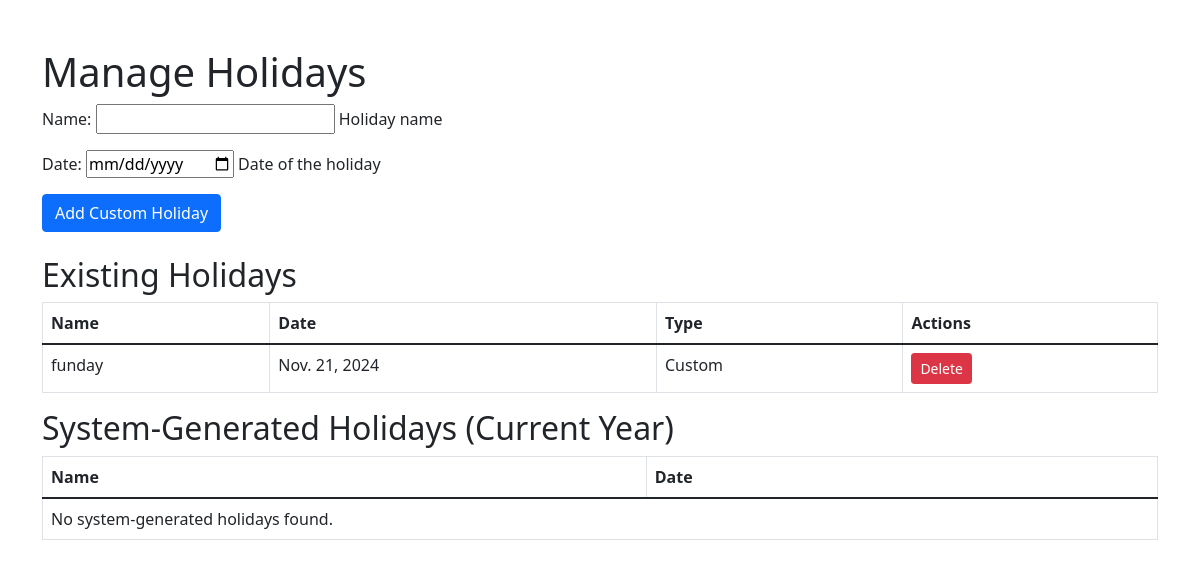
Screenshot of /manage-holidays/ with the database file from the repository.
### timetable/models.py (models this page shows, shortened)
class Holiday(models.Model):
    name = models.CharField(max_length=100, help_text="Holiday name")
    date = models.DateField(unique=True, help_text="Date of the holiday")
    is_custom = models.BooleanField(default=False, help_text="Is this a manually added holiday?")

### timetable/views.py (the view)
# urls.py: path("manage-holidays/", views.manage_holidays, name="manage_holidays"),
def manage_holidays(request):
    current_year = datetime.now().year
    india_holidays = holidays.India(years=current_year)
    existing_holidays = Holiday.objects.all().order_by("date")
    if request.method == "POST":
        form = HolidayForm(request.POST)
        if form.is_valid():
            holiday = form.save(commit=False)
            holiday.is_custom = True  # Mark as custom holiday
            holiday.save()
            messages.success(request, "Holiday added successfully!")
            return redirect("manage_holidays")
    else:
        form = HolidayForm()
    return render(request, "admin_dashboard/manage_holidays.html", {
        "form": form,
        "existing_holidays": existing_holidays,
        "india_holidays": india_holidays,
    })

### timetable/forms.py
class HolidayForm(forms.ModelForm):
    class Meta:
        model = Holiday
        fields = ["name", "date"]
        widgets = {
            "date": forms.DateInput(attrs={"type": "date"}),
        }

### templates/admin_dashboard/manage_holidays.html (shortened to what this page needs)
<!DOCTYPE html>
<html lang="en">
<head>
    <link href="https://cdn.jsdelivr.net/npm/bootstrap@5.1.3/dist/css/bootstrap.min.css" rel="stylesheet">
</head>
<body>
    <div class="container mt-5">
        <h1>Manage Holidays</h1>
        <form method="POST" class="mb-4">
            {{ form.as_p }}
            <button type="submit" class="btn btn-primary">Add Custom Holiday</button>
        </form>
        <h2>Existing Holidays</h2>
        <table class="table table-bordered">
            <thead>
                <tr>
                    <th>Name</th>
                    <th>Date</th>
                    <th>Type</th>
                    <th>Actions</th>
                </tr>
            </thead>
            <tbody>
                {% for holiday in existing_holidays %}
                    <tr>
                        <td>{{ holiday.name }}</td>
                        <td>{{ holiday.date }}</td>
                        <td>
                            {% if holiday.is_custom %}
                                Custom
                            {% else %}
                                System
                            {% endif %}
                        </td>
                        <td>
                            {% if holiday.is_custom %}
                                <form method="POST" action="{% url 'delete_holiday' holiday.id %}" style="display: inline;">
                                    <button type="submit" onclick="return confirm('Are you sure?')" class="btn btn-sm btn-danger">Delete</button>
                                </form>
                            {% else %}
                                <span class="text-muted">Cannot delete system holiday</span>
                            {% endif %}
                        </td>
                    </tr>
                {% empty %}
                    <tr>
                        <td colspan="4">No holidays available.</td>
                    </tr>
                {% endfor %}
            </tbody>
        </table>
        <h2>System-Generated Holidays (Current Year)</h2>
        <table class="table table-bordered">
            <thead>
                <tr>
                    <th>Name</th>
                    <th>Date</th>
                </tr>
            </thead>
            <tbody>
                {% for date, name in india_holidays.items %}
                    <tr>
                        <td>{{ name }}</td>
                        <td>{{ date }}</td>
                    </tr>
                {% empty %}
                    <tr>
                        <td colspan="2">No system-generated holidays found.</td>
                    </tr>
                {% endfor %}
            </tbody>
        </table>
    </div>
</body>
</html>

### rows the page displays
Holiday: name "funday", date "Nov. 21, 2024", is_custom "Custom"
